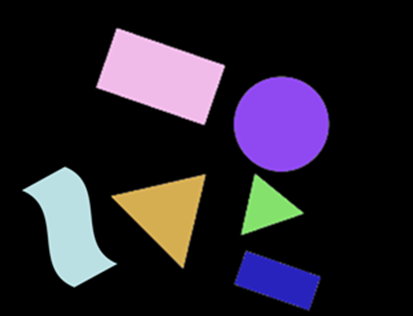
#> input picture ou_dip/prims.png, 413 x 316 px
$ jupyter execute ou_dip_08_1.ipynb   (shell and % lines are left out)
#> lines starting #> are read from the running program, lines starting #| are printed output that depends on the picture; after the words box and inside, x2 and y2 are one past the last pixel; in counts of white or black regions, pixels touching at a corner belong together; long printed decimals are rounded
[cell 1]
# Googleドライブへのマウント（Colab用コード）
from google.colab import drive
drive.mount('/content/drive')
%cd "/content/drive/My Drive/Colab Notebooks/ou_dip/"

[cell 2]
import cv2
import numpy as np  # PythonのOpenCVでは、画像はnumpyのarrayとして管理される
from PIL import Image

def imshow(img):
  if img.ndim == 3:
    img = cv2.cvtColor(img,cv2.COLOR_BGR2RGB)
    display(Image.fromarray(img))
  else:
    display(Image.fromarray(img))

[cell 3]
src = cv2.imread("prims.png", cv2.IMREAD_GRAYSCALE)
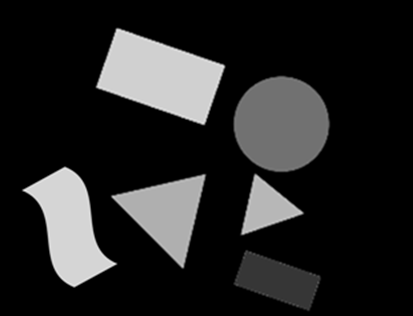
#> src: shape (316, 413); min 0, max 242, mean 36.4
noise = np.random.normal(0.0, 32.0, src.shape) # ノイズ付加
src = np.clip(src + noise,0,255).astype(np.uint8)
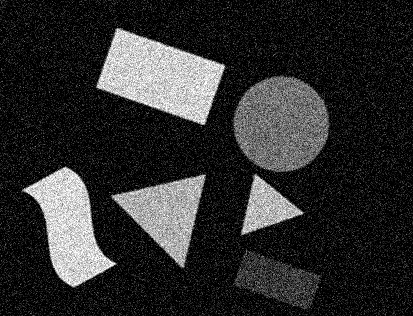
#> src: shape (316, 413); min 0, max 255, mean 45.9
imshow(src)

[cell 4]
# 閾値128で2値化
retval, binary = cv2.threshold(src,128,255,cv2.THRESH_BINARY)
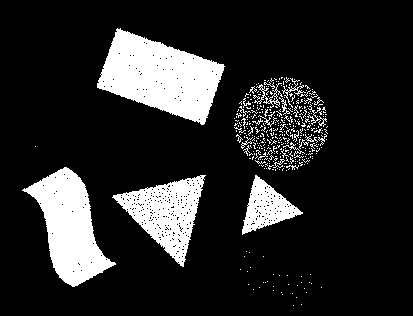
#> binary: shape (316, 413); 15.5% white; 389 white regions (363 under 20 px), largest, box (x1, y1, x2, y2) and area: (97, 28, 225, 125) 7140, (22, 167, 116, 287) 5363, (112, 175, 206, 267) 3887
print("Binarized by", retval)
imshow(binary)

# 大津の2値化
retval, binary_otsu = cv2.threshold(src,0,255,cv2.THRESH_OTSU)
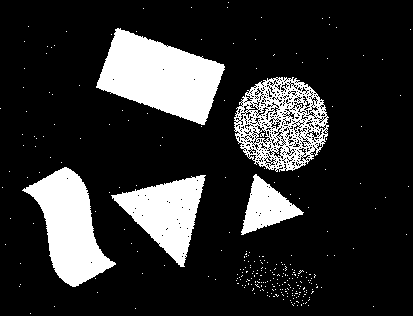
#> binary_otsu: shape (316, 413); 18.3% white; 279 white regions (274 under 20 px), largest, box (x1, y1, x2, y2) and area: (96, 28, 225, 125) 7305, (22, 167, 116, 287) 5463, (234, 77, 329, 172) 4716, (111, 175, 206, 267) 4246, (241, 174, 304, 235) 1810
#> retval = 98
print("Otsu's thresholding: threshold=",retval)
#| Otsu's thresholding: threshold= 98.0
imshow(binary_otsu)

[cell 5]
# 8近傍カーネル（8近傍と自身がすべて1）
kernel8 = np.ones((3,3),np.uint8)

# dilation
print("dilation")
dilation = cv2.dilate(binary_otsu,kernel8,iterations = 1)
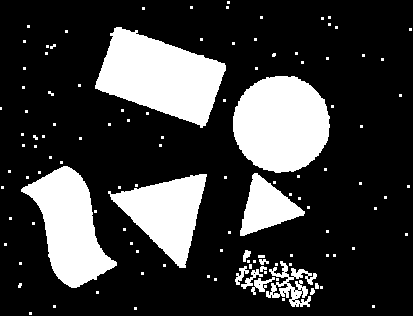
#> dilation: shape (316, 413); 23.3% white; 118 white regions (103 under 20 px), largest, box (x1, y1, x2, y2) and area: (95, 27, 226, 128) 7815, (233, 76, 330, 173) 7373, (21, 166, 117, 288) 5923
imshow(dilation)

# erosion
print("erosion")
erosion = cv2.erode(binary_otsu,kernel8,iterations = 1)
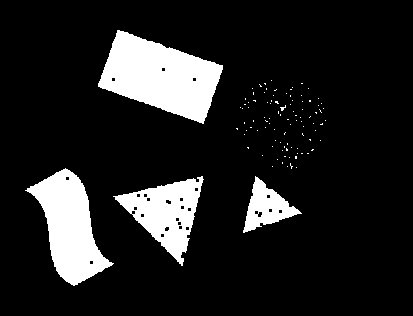
#> erosion: shape (316, 413); 13.1% white; 99 white regions (95 under 20 px), largest, box (x1, y1, x2, y2) and area: (98, 30, 223, 124) 6807, (25, 168, 114, 286) 5006, (113, 176, 204, 266) 3659, (243, 176, 302, 233) 1475
imshow(erosion)

# opening
print("opening")
opening = cv2.morphologyEx(binary_otsu, cv2.MORPH_OPEN, kernel8)
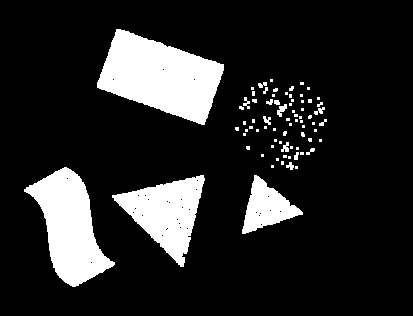
#> opening: shape (316, 413); 15.2% white; 75 white regions (58 under 20 px), largest, box (x1, y1, x2, y2) and area: (97, 29, 224, 125) 7275, (24, 167, 115, 287) 5440, (112, 175, 205, 267) 4199
imshow(opening)

# opening
print("closing")
closing = cv2.morphologyEx(binary_otsu, cv2.MORPH_CLOSE, kernel8)
#> closing: shape (316, 413); 20.3% white; 192 white regions (182 under 20 px), largest, box (x1, y1, x2, y2) and area: (96, 28, 225, 127) 7341, (234, 77, 329, 172) 6981, (22, 167, 116, 287) 5485
imshow(closing)

# a combination of opening & closing
print("combination of opening & closing")
dst = cv2.morphologyEx(binary_otsu, cv2.MORPH_CLOSE, kernel8,iterations=2)
#> dst: shape (316, 413); 20.9% white; 113 white regions (105 under 20 px), largest, box (x1, y1, x2, y2) and area: (96, 28, 225, 127) 7350, (234, 77, 329, 172) 6988, (22, 167, 116, 287) 5502
dst = cv2.morphologyEx(dst, cv2.MORPH_OPEN, kernel8,iterations=2)
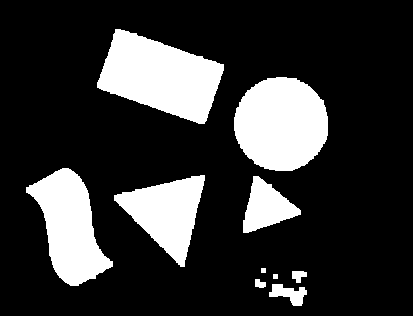
#> dst: shape (316, 413); 20.4% white; 10 white regions, largest, box (x1, y1, x2, y2) and area: (97, 29, 224, 124) 7330, (234, 77, 328, 171) 6979, (26, 168, 113, 286) 5471
imshow(dst)

[cell 6]
# labeling
n_labels, labels, data, center = cv2.connectedComponentsWithStats(dst)
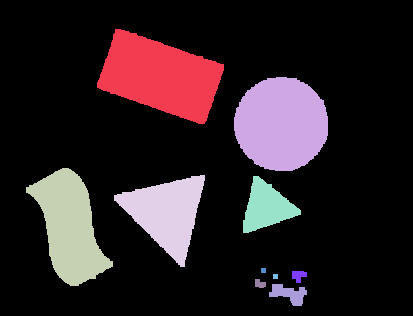
#> labels: shape (316, 413) int32; 11 distinct labels, from 0 to 10; one colour per label, 0 black
#> n_labels = 11; data = [[0, 0, 413, 316, 103904], [97, 29, 127, 95, 7330], [234, 77, 94, 94, 6979], [26, 168, 87, 118, 5471], [114, 175, 91, 92, 4303], [243, 176, 58, 57, 1815], [261, 268, 5, 5, 25], [292, 271, 15, 12, 125], [273, 274, 5, 5, 25], [255, 279, 11, 9, 75], [269, 284, 38, 22, 456]]; center = [[211.5, 157.9], [160.2, 76.07], [280.8, 123.6], [69.22, 226.6], [166.2, 212.5], [266.2, 206.6], [263, 270], [298.3, 275.3], [275, 276], [259.5, 283.4], [288.6, 293.4]]
print("[labeling] n_labels:", n_labels)
#| [labeling] n_labels: 11

[cell 7]
# first component (0: background)
obj = ((labels==1)*255).astype(np.uint8)
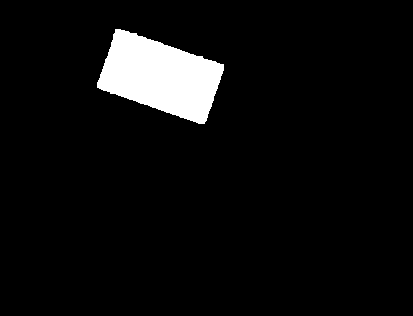
#> obj: shape (316, 413); 5.6% white; 1 white region, box (x1, y1, x2, y2) and area: (97, 29, 224, 124) 7330
imshow(obj)

# moments
M = cv2.moments(obj)
#> M = moments, m00 1869150, centre m10/m00, m01/m00 = (160.2, 76.07)
print("moments", M)
#> (printed output is left out)

# area
print("area =",M['m00'])
#| area = 1869150.0

# center
cx = (M['m10']/M['m00'])
#> cx = 160.2
cy = (M['m01']/M['m00'])
#> cy = 76.07
print("center = (",cx,",",cy,")")
#| center = ( 160.169 , 76.068 )

# 主軸を求めてみよう（提出不要）
